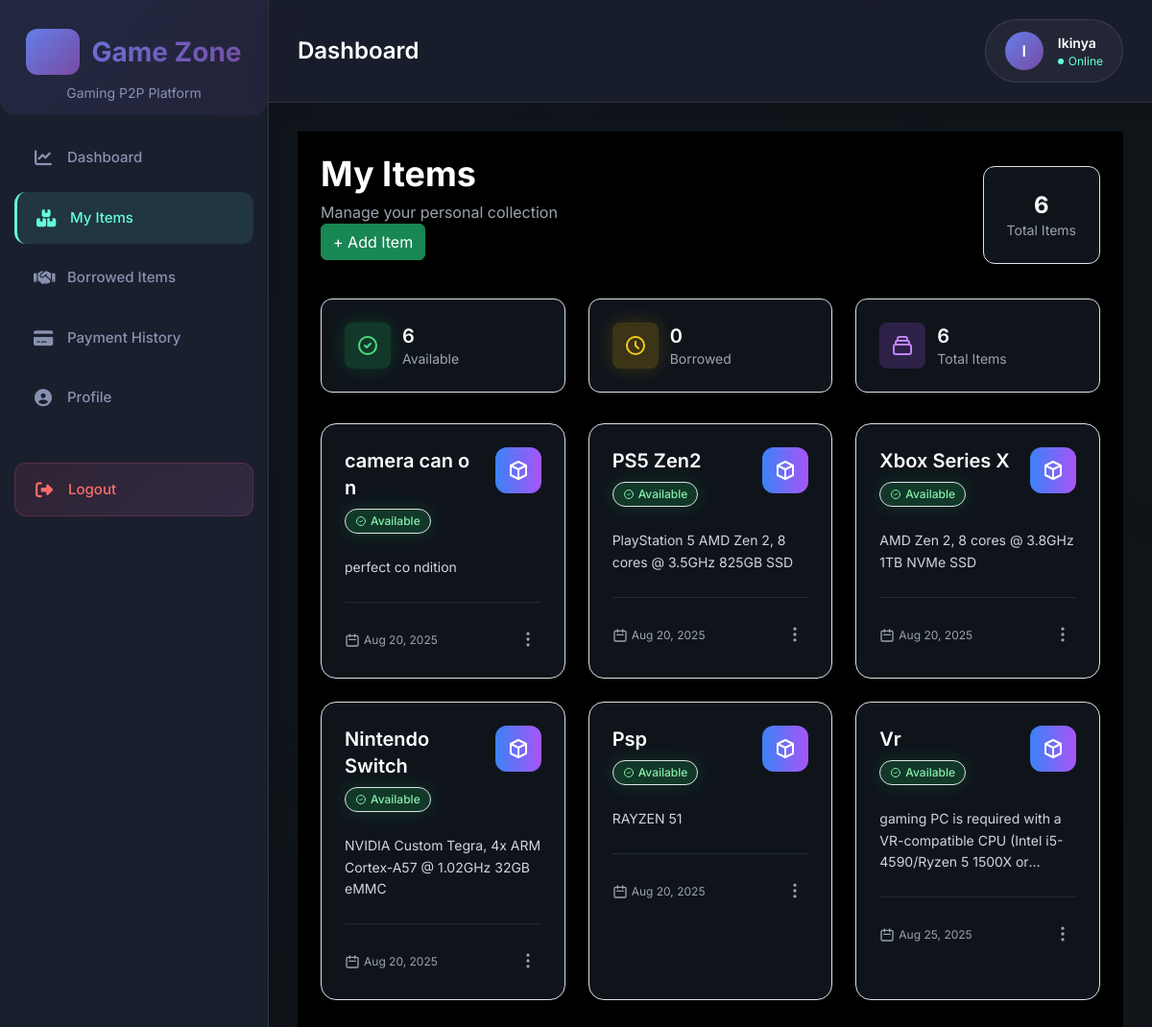
Screenshot of /my-items/ (signed in) with the database file from the repository.
### product/models.py (models this page shows, shortened)
class User(AbstractUser):
    is_lender = models.BooleanField(default=False)
    is_borrower = models.BooleanField(default=False)
    phone_number = models.CharField(max_length=20, unique=True, null=True, blank=True)
    gamer_tag = models.CharField(max_length=50, unique=True, null=True, blank=True)
    avatar_url = models.URLField(blank=True, null=True)
    latitude = models.DecimalField(max_digits=9, decimal_places=6, null=True, blank=True)
    longitude = models.DecimalField(max_digits=9, decimal_places=6, null=True, blank=True)
    balance = models.DecimalField(max_digits=12, decimal_places=2, default=0.00)

class Item(models.Model):
    name = models.CharField(max_length=255)
    description = models.TextField(blank=True, null=True)
    owner = models.ForeignKey(settings.AUTH_USER_MODEL, on_delete=models.CASCADE, related_name="items_lent")
    borrower = models.ForeignKey(settings.AUTH_USER_MODEL, on_delete=models.SET_NULL, null=True, blank=True, related_name="items_borrowed")
    is_borrowed = models.BooleanField(default=False)
    created_at = models.DateTimeField(default=timezone.now)
    file = models.FileField(upload_to="items/files/", blank=True, null=True)  # any file
    time_from = models.TimeField(null=True)
    time_to = models.TimeField(null=True)
    price = models.DecimalField(max_digits=20, decimal_places=2,null=True)

### product/views.py (the view)
# urls.py: path("my-items/", views.my_items_view, name="my_items"),
@login_required
def my_items_view(request):
    my_items = Item.objects.filter(owner=request.user)
    return render(request, "product/my_items.html", {"my_items": my_items})

### product/templates/product/my_items.html (shortened to what this page needs)
{% extends "product/base.html" %}
{% block content %}
<div class="min-h-screen bg-black  p-6">
  <div class="max-w-7xl mx-auto">
    <div class="mb-8">
      <div class="flex items-center justify-between mb-6">
        <div>
          <h1 class="text-4xl font-bold text-white mb-2">My Items</h1>
          <p class="text-gray-400">Manage your personal collection</p>
<a href="{% url 'add_item' %}" class="btn btn-success mb-3">+ Add Item</a>
        </div>
        <div class="bg-gray-800/50 backdrop-blur-lg border border-gray-700/50 rounded-xl p-4">
          <div class="text-center">
            <div class="text-2xl font-bold text-white">{{ my_items|length }}</div>
            <div class="text-sm text-gray-400">Total Items</div>
          </div>
        </div>
      </div>
      <div class="grid grid-cols-1 md:grid-cols-3 gap-4 mb-6">
        <div class="bg-gray-800/50 backdrop-blur-lg border border-gray-700/50 rounded-xl p-4">
          <div class="flex items-center">
            <div class="w-12 h-12 bg-green-500/20 rounded-lg flex items-center justify-center mr-3">
              <svg class="w-6 h-6 text-green-400" fill="none" stroke="currentColor" viewBox="0 0 24 24">
                <path stroke-linecap="round" stroke-linejoin="round" stroke-width="2" d="M9 12l2 2 4-4m6 2a9 9 0 11-18 0 9 9 0 0118 0z"></path>
              </svg>
            </div>
            <div>
              <div class="text-xl font-semibold text-white" id="available-count">0</div>
              <div class="text-sm text-gray-400">Available</div>
            </div>
          </div>
        </div>
        <div class="bg-gray-800/50 backdrop-blur-lg border border-gray-700/50 rounded-xl p-4">
          <div class="flex items-center">
            <div class="w-12 h-12 bg-yellow-500/20 rounded-lg flex items-center justify-center mr-3">
              <svg class="w-6 h-6 text-yellow-400" fill="none" stroke="currentColor" viewBox="0 0 24 24">
                <path stroke-linecap="round" stroke-linejoin="round" stroke-width="2" d="M12 8v4l3 3m6-3a9 9 0 11-18 0 9 9 0 0118 0z"></path>
              </svg>
            </div>
            <div>
              <div class="text-xl font-semibold text-white" id="borrowed-count">0</div>
              <div class="text-sm text-gray-400">Borrowed</div>
            </div>
          </div>
        </div>
        <div class="bg-gray-800/50 backdrop-blur-lg border border-gray-700/50 rounded-xl p-4">
          <div class="flex items-center">
            <div class="w-12 h-12 bg-purple-500/20 rounded-lg flex items-center justify-center mr-3">
            </div>
            <div>
              <div class="text-xl font-semibold text-white">{{ my_items|length }}</div>
              <div class="text-sm text-gray-400">Total Items</div>
            </div>
          </div>
        </div>
      </div>
    </div>
    {% if my_items %}
      <div class="grid grid-cols-1 md:grid-cols-2 lg:grid-cols-3 gap-6">
        {% for item in my_items %}
          <div class="item-card bg-gray-800/50 backdrop-blur-lg border border-gray-700/50 rounded-2xl p-6 shadow-xl hover:shadow-2xl transition-all duration-300 hover:scale-105 hover:border-gray-600/50" data-status="{% if item.is_borrowed %}borrowed{% else %}available{% endif %}">
            <div class="flex items-start justify-between mb-4">
              <div class="flex-1">
                <h3 class="text-xl font-semibold text-white mb-2 line-clamp-2">{{ item.name }}</h3>
                <div class="flex items-center">
                  {% if item.is_borrowed %}
                    <span class="inline-flex items-center px-2.5 py-1 rounded-full text-xs font-medium bg-yellow-500/20 text-yellow-300 border border-yellow-500/30">
                      <svg class="w-3 h-3 mr-1" fill="none" stroke="currentColor" viewBox="0 0 24 24">
                        <path stroke-linecap="round" stroke-linejoin="round" stroke-width="2" d="M12 8v4l3 3m6-3a9 9 0 11-18 0 9 9 0 0118 0z"></path>
                      </svg>
                      Borrowed
                    </span>
                  {% else %}
                    <span class="inline-flex items-center px-2.5 py-1 rounded-full text-xs font-medium bg-green-500/20 text-green-300 border border-green-500/30">
                      <svg class="w-3 h-3 mr-1" fill="none" stroke="currentColor" viewBox="0 0 24 24">
                        <path stroke-linecap="round" stroke-linejoin="round" stroke-width="2" d="M9 12l2 2 4-4m6 2a9 9 0 11-18 0 9 9 0 0118 0z"></path>
                      </svg>
                      Available
                    </span>
                  {% endif %}
                </div>
              </div>
              <div class="w-12 h-12 bg-gradient-to-r from-blue-500 to-purple-500 rounded-xl flex items-center justify-center ml-4 flex-shrink-0">
                <svg class="w-6 h-6 text-white" fill="none" stroke="currentColor" viewBox="0 0 24 24">
                  <path stroke-linecap="round" stroke-linejoin="round" stroke-width="2" d="M20 7l-8-4-8 4m16 0l-8 4m8-4v10l-8 4m0-10L4 7m8 4v10M4 7v10l8 4"></path>
                </svg>
              </div>
            </div>
            <div class="mb-4">
              <p class="text-gray-300 text-sm leading-relaxed line-clamp-3">
                {% if item.description %}
                  {{ item.description }}
                {% else %}
                  <span class="text-gray-500 italic">No description provided</span>
                {% endif %}
              </p>
            </div>
            <div class="flex items-center justify-between pt-4 border-t border-gray-700/50">
              <div class="flex items-center text-gray-400 text-xs">
                <svg class="w-4 h-4 mr-1" fill="none" stroke="currentColor" viewBox="0 0 24 24">
                  <path stroke-linecap="round" stroke-linejoin="round" stroke-width="2" d="M8 7V3m8 4V3m-9 8h10M5 21h14a2 2 0 002-2V7a2 2 0 00-2-2H5a2 2 0 00-2 2v12a2 2 0 002 2z"></path>
                </svg>
                {{ item.created_at|date:"M d, Y" }}
              </div>
              <div class="relative">
                <button class="text-gray-400 hover:text-white transition-colors duration-200 p-1 rounded-lg hover:bg-gray-700/50">
                  <svg class="w-5 h-5" fill="none" stroke="currentColor" viewBox="0 0 24 24">
                    <path stroke-linecap="round" stroke-linejoin="round" stroke-width="2" d="M12 5v.01M12 12v.01M12 19v.01M12 6a1 1 0 110-2 1 1 0 010 2zm0 7a1 1 0 110-2 1 1 0 010 2zm0 7a1 1 0 110-2 1 1 0 010 2z"></path>
                  </svg>
                </button>
              </div>
            </div>
          </div>
        {% endfor %}
      </div>
    {% endif %}
  </div>
</div>
{% endblock %}

### product/templates/product/base.html (shortened to what this page needs)
<!DOCTYPE html>
<html lang="en">
<head>
  <link href="https://cdn.jsdelivr.net/npm/bootstrap@5.3.0/dist/css/bootstrap.min.css" rel="stylesheet">
  <link href="https://cdnjs.cloudflare.com/ajax/libs/font-awesome/6.4.0/css/all.min.css" rel="stylesheet">
<script src="https://cdn.tailwindcss.com"></script>
</head>
<body>
  <nav class="sidebar">
    <div class="sidebar-header">
      <div class="logo">
        <i class="fas fa-gamepad logo-icon"></i>
        <span>Game Zone</span>
      </div>
      <p class="sidebar-subtitle">Gaming P2P Platform</p>
    </div>
    <ul class="nav-menu">
      <li class="nav-item">
        <a href="{% url 'dashboard' %}" class="nav-link active">
          <i class="fas fa-chart-line nav-icon"></i>
          <span>Dashboard</span>
        </a>
      </li>
      <li class="nav-item">
        <a href="{% url 'my_items' %}" class="nav-link">
          <i class="fas fa-boxes nav-icon"></i>
          <span>My Items</span>
        </a>
      </li>
      <li class="nav-item">
        <a href="{% url 'borrowed_items' %}" class="nav-link">
          <i class="fas fa-handshake nav-icon"></i>
          <span>Borrowed Items</span>
        </a>
      </li>
      <li class="nav-item">
        <a href="{% url 'payment_list' %}" class="nav-link">
          <i class="fas fa-credit-card nav-icon"></i>
          <span>Payment History</span>
        </a>
      </li>
      <li class="nav-item">
        <a href="{% url 'profile' %}" class="nav-link">
          <i class="fas fa-user-circle nav-icon"></i>
          <span>Profile</span>
        </a>
      </li>
      <li class="nav-item">
        <a href="{% url 'logout' %}" class="nav-link logout-link">
          <i class="fas fa-sign-out-alt nav-icon"></i>
          <span>Logout</span>
        </a>
      </li>
    </ul>
  </nav>
  <main class="main-content">
    <header class="topbar">
      <h1 class="topbar-title">{% block topbar %}Dashboard{% endblock %}</h1>
      <div class="user-info">
        <div class="user-avatar">
          {{ user.username|first|upper }}
        </div>
        <div class="user-details">
          <span class="user-name">{{ user.username }}</span>
          <span class="user-status">
            <span class="status-dot"></span>
            Online
          </span>
        </div>
      </div>
    </header>
    <div class="content-area">
      {% block content %}{% endblock %}
    </div>
  </main>
<script src="https://cdn.tailwindcss.com"></script>
</body>
</html>

### product/templates/product/base.html (style rules this page uses)
:root { --primary-gradient: linear-gradient(135deg, #667eea 0%, #764ba2 100%); --secondary-gradient: linear-gradient(135deg, #f093fb 0%, #f5576c 100%); --dark-bg: #0f1419; --sidebar-bg: #1a1f2e; --sidebar-hover: #252b3d; --text-primary: #ffffff; --text-secondary: #8892b0; --accent: #64ffda; --shadow: 0 10px 40px rgba(0,0,0,0.2); --border-radius: 16px; --transition: all 0.3s cubic-bezier(0.4, 0, 0.2, 1); }
* { margin: 0; padding: 0; box-sizing: border-box; }
body { font-family: 'Inter', -apple-system, BlinkMacSystemFont, sans-serif; background: var(--dark-bg); color: var(--text-primary); display: flex; min-height: 100vh; overflow-x: hidden; }
body::before { content: ''; position: fixed; top: 0; left: 0; width: 100%; height: 100%; background: radial-gradient(circle at 25% 25%, rgba(102, 126, 234, 0.1) 0%, transparent 50%), radial-gradient(circle at 75% 75%, rgba(245, 87, 108, 0.1) 0%, transparent 50%); z-index: -1; animation: backgroundShift 20s ease-in-out infinite; }
.sidebar { width: 280px; background: var(--sidebar-bg); backdrop-filter: blur(20px); border-right: 1px solid rgba(255,255,255,0.1); position: relative; transition: var(--transition); box-shadow: var(--shadow); }
.sidebar::before { content: ''; position: absolute; top: 0; left: 0; right: 0; height: 120px; background: var(--primary-gradient); opacity: 0.1; border-radius: 0 0 var(--border-radius) var(--border-radius); }
.sidebar-header { padding: 30px 25px; text-align: center; position: relative; z-index: 1; }
.logo { font-size: 28px; font-weight: 700; background: var(--primary-gradient); -webkit-background-clip: text; -webkit-text-fill-color: transparent; background-clip: text; display: flex; align-items: center; justify-content: center; gap: 12px; margin-bottom: 8px; }
.logo-icon { font-size: 32px; background: var(--primary-gradient); padding: 8px; border-radius: 12px; color: white; animation: logoGlow 2s ease-in-out infinite alternate; }
.sidebar-subtitle { font-size: 14px; color: var(--text-secondary); font-weight: 400; }
.nav-menu { padding: 0 15px; list-style: none; }
.nav-item { margin-bottom: 8px; }
.nav-link { display: flex; align-items: center; gap: 15px; padding: 16px 20px; color: var(--text-secondary); text-decoration: none; border-radius: 12px; font-weight: 500; font-size: 15px; transition: var(--transition); position: relative; overflow: hidden; }
.nav-link::before { content: ''; position: absolute; top: 0; left: -100%; width: 100%; height: 100%; background: var(--primary-gradient); opacity: 0; transition: var(--transition); z-index: -1; }
.nav-link.active { color: var(--accent); background: rgba(100, 255, 218, 0.1); border-left: 3px solid var(--accent); }
.nav-icon { font-size: 18px; width: 20px; text-align: center; }
.logout-link { margin-top: 40px; background: linear-gradient(135deg, rgba(245, 87, 108, 0.1), rgba(240, 147, 251, 0.1)); border: 1px solid rgba(245, 87, 108, 0.2); color: #ff6b6b !important; }
.main-content { flex: 1; display: flex; flex-direction: column; background: rgba(15, 20, 25, 0.8); }
.topbar { background: rgba(26, 31, 46, 0.9); backdrop-filter: blur(20px); border-bottom: 1px solid rgba(255,255,255,0.1); padding: 20px 30px; display: flex; justify-content: space-between; align-items: center; position: sticky; top: 0; z-index: 100; box-shadow: 0 2px 20px rgba(0,0,0,0.1); }
.topbar-title { font-size: 24px; font-weight: 600; color: var(--text-primary); margin: 0; }
.user-info { display: flex; align-items: center; gap: 15px; background: rgba(255,255,255,0.05); padding: 12px 20px; border-radius: 50px; border: 1px solid rgba(255,255,255,0.1); transition: var(--transition); }
.user-avatar { width: 40px; height: 40px; background: var(--primary-gradient); border-radius: 50%; display: flex; align-items: center; justify-content: center; color: white; font-weight: 600; font-size: 16px; }
.user-details { display: flex; flex-direction: column; }
.user-name { font-weight: 600; color: var(--text-primary); font-size: 14px; }
.user-status { font-size: 12px; color: var(--accent); display: flex; align-items: center; gap: 5px; }
.status-dot { width: 6px; height: 6px; background: var(--accent); border-radius: 50%; animation: pulse 2s infinite; }
.content-area { flex: 1; padding: 30px; overflow-y: auto; }

### rows the page displays
User: username|first "I", username "Ikinya"
Item: name "camera can o n", is_borrowed False (drawn), description "perfect co ndition", created_at "Aug 20, 2025"
Item: name "PS5 Zen2", is_borrowed False (drawn), description "PlayStation 5 AMD Zen 2, 8 cores @ 3.5GHz 825GB SSD", created_at "Aug 20, 2025"
Item: name "Xbox Series X", is_borrowed False (drawn), description "AMD Zen 2, 8 cores @ 3.8GHz 1TB NVMe SSD", created_at "Aug 20, 2025"
Item: name "Nintendo Switch", is_borrowed False (drawn), description "NVIDIA Custom Tegra, 4x ARM Cortex-A57 @ 1.02GHz 32GB eMMC", created_at "Aug 20, 2025"
Item: name "Psp", is_borrowed False (drawn), description "RAYZEN 51", created_at "Aug 20, 2025"
Item: name "Vr", is_borrowed False (drawn), description "gaming PC is required with a VR-compatible CPU (Intel i5-4590/Ryzen 5 1500X…", created_at "Aug 25, 2025"

### other values shown
{{ my_items|length }} "6"
